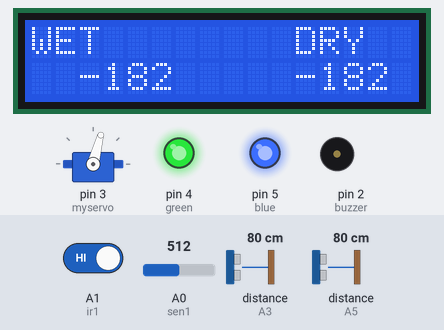
A sketch run on a simulated Arduino Uno, built with avr-gcc and run on an emulated ATmega328P. On the bench: 16×2 character LCD, servo, output pins drawn as LEDs (lit = HIGH), buzzer (waves = sounding, pin HIGH). Wiring (inferred from the names in the program): 2 × ultrasonic range finder: trigger A2, echo A3 / trigger A4, echo A5. The test bench sets the inputs (shaded band); at power-on: A1 (ir1) HIGH, A0 (sen1) = 512, distance to the obstacle (sensors on A3, A5) 80 cm. The echo pulse lasts 58.3 µs per cm; pins used as bus, display or sensor lines are not drawn; what the sketch prints to the serial monitor is not drawn.

Above: at 8.2 s.
8.3 s: A1 (ir1) driven LOW
At 10.2 s:
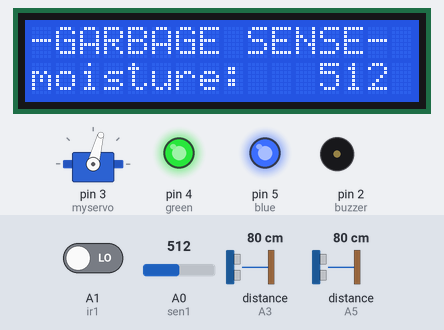
17.5 s: A0 (sen1) set to 1010
At 20.6 s:
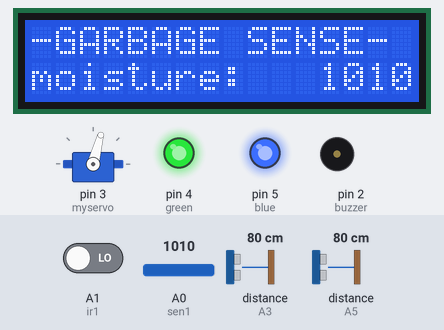
20.9 s: A0 (sen1) set to 1023
At 22.5 s:
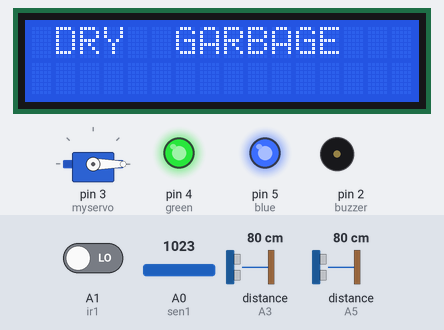
28.2 s: distance to the obstacle (sensor on A3) set to 2 cm
At 29.4 s:
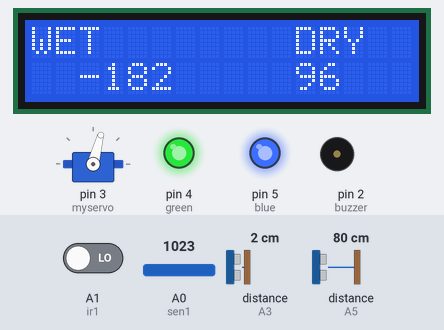
31.5 s: A0 (sen1) set to 900
At 32.8 s:
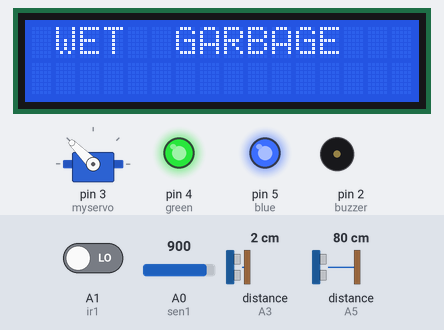
Timing chart, 0 to 34.5 s (numbered marks = the images above; inputs shaded):
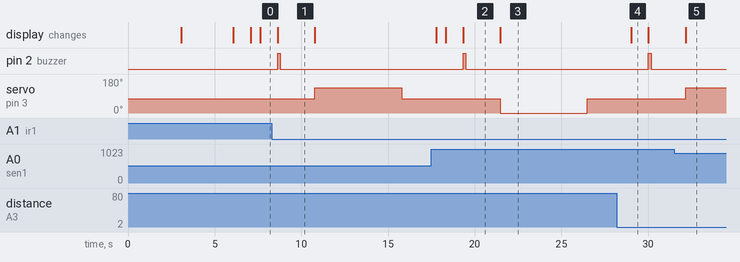

The sketch:

New_Final_Code_For_Autimatic_Waste_Segregation_System.ino
```cpp
#include <Blynk.h>

#include <ESP8266_Lib.h>


#define BLYNK_PRINT Serial
#include <ESP8266_Lib.h>
#include <BlynkSimpleShieldEsp8266.h>
char auth[] = "g_rmdk7Qdme5wVyx1Zzd3axdCml_MJLk";
char ssid[] = "Mywifi";
char pass[] = "123456789";
SimpleTimer timer;
#define ESP8266_BAUD 115200
ESP8266 wifi(&Serial);
////////////////////////////////////////////
#include <LiquidCrystal.h>
LiquidCrystal lcd(6,7,8,9,10,11);//RS,EN,D4,D5,D6,D7
#include <Servo.h>
#define ir1 A1
#define sen1 A0 // moisture
#define buzzer 2
#define trigPin1 A4////right
#define echoPin1 A5
#define trigPin2 A2  //// front
#define echoPin2 A3
#define green 4
#define blue 5
int lvl1=0;
 int lvl2=0;
long duration, distance,sensor1,sensor2; // us variable
int onetime=0,onetime1=0 ;
int wet=0,moisture=0,object=0,cabin2=0,c1=0,c2=0;
Servo myservo;  // create servo object to control a servo
// twelve servo objects can be created on most board


void setup()
{

  Serial.begin(9600);
 lcd.begin(16, 2);//initializing LCD
 lcd.setCursor(0,0);
 lcd.print("Automatic WASTE");
 delay(3000);
 lcd.setCursor(0,1);
 lcd.print("Segregation sys");
 delay(3000);
 pinMode(ir1,INPUT);
 pinMode(sen1,INPUT);
 pinMode(buzzer,OUTPUT);
 pinMode(trigPin1, OUTPUT);
 pinMode(echoPin1, INPUT);
 pinMode(trigPin2, OUTPUT);
 pinMode(echoPin2, INPUT);
  pinMode(green, OUTPUT);
  pinMode(blue, OUTPUT);
   digitalWrite(green,HIGH);
    digitalWrite(blue,HIGH);
 myservo.attach(3);  // attaches the servo on pin 9 to the servo object
 myservo.write(75);
 delay(10);
  lcd.clear();
 lcd.print("connecting.....");
 //Blynk.begin(auth, wifi, ssid, pass);
 lcd.clear();
 lcd.print("connected.....");
 delay(1000);
 lcd.clear();
}

void loop()
{
  //Blynk.run();
  timer.run();
 moisture=analogRead(sen1);
 Serial.print("moisture = ");
 Serial.println(moisture);
 delay(500);
 //////////////////////////////////////////////////////
 ultrasensor(trigPin1, echoPin1);
 sensor1 = distance;
 delay(10);
 ultrasensor(trigPin2, echoPin2);
 sensor2 = distance;
 delay(10);
 Serial.println(sensor1);
 Serial.println(sensor2);
 lvl1=(28-sensor1)*3.57143;
 lvl2=(28-sensor2)*3.57143;
 Serial.println(lvl1);
 Serial.println(lvl2);
 lcd.clear();
 lcd.setCursor(0,0);
 lcd.print("WET        DRY");
 lcd.setCursor(2,1);
 lcd.print(lvl1);
 lcd.setCursor(11,1);
 lcd.print(lvl2);
 delay(1000);

 /////////////////////////////////////////////////////
 object=digitalRead(ir1);
 moisture=analogRead(sen1);
 if(object==LOW)
 {
  Serial.println(object);
  lcd.clear();
  moisture=analogRead(sen1);
  lcd.setCursor(0,0);
  lcd.print("-GARBAGE SENSE-");
 lcd.setCursor(0,1);
 lcd.print("moisture: ");
 lcd.setCursor(12,1);
 lcd.print(moisture);
  digitalWrite(buzzer,HIGH);
  delay(150);
  digitalWrite(buzzer,LOW);
  delay(1000);
  moisture=analogRead(sen1);
  Serial.print("moisture = ");
  Serial.println(moisture);
  delay(500);
  moisture=analogRead(sen1);
  Serial.print("moisture = ");
  Serial.println(moisture);
   delay(500);
   if(moisture>1022)
   {
    lcd.clear();
    lcd.setCursor(0,0);
    lcd.print(" DRY  GARBAGE");
    myservo.write(0);
    delay(5000);
    myservo.write(75);
    delay(2000);
    Serial.println("wet");
   }
   else if(moisture>=0)
   {
    lcd.clear();
    lcd.setCursor(0,0);
    lcd.print(" WET  GARBAGE");
    myservo.write(135);
    delay(5000);
    myservo.write(75);
    delay(2000);
    Serial.println("moisture");
    lcd.clear();
   }
  }
 }
void sendSensor()
{
 Blynk.virtualWrite(V5, lvl1); // Humidity for gauge
 Blynk.virtualWrite(V6, lvl2); // Temperature for gauge
}
 void ultrasensor(int trigPin,int echoPin)
 {
  digitalWrite(trigPin, LOW);  // Added this line
  delayMicroseconds(2); // Added this line
  digitalWrite(trigPin, HIGH);
  delayMicroseconds(10); // Added this line
  digitalWrite(trigPin, LOW);
  duration = pulseIn(echoPin, HIGH);
  distance = (duration/ 58.31);
 }
```

Measured:
- the behaviour switches between 1022 and 1023 on A0 (sen1) (found by bisection; images 2 and 3)
- after the input at 8.3 s, pin 2 (buzzer): LOW → HIGH after 0.33 s, → LOW 0.15 s later; servo on pin 3 (myservo): 75° → 135° after 2.5 s, → 75° 5.0 s later; the display: changes after 0.33 s (image 1)
- after the input at 20.9 s, the display: changes after 0.59 s (image 3)
- after the input at 31.5 s, servo on pin 3 (myservo): 75° → 135° after 0.68 s; the display: changes after 0.68 s (image 5)
- what the display in image 1 shows lasts 2.2 s, from 8.6 s to 10.8 s
- what the display in image 4 shows lasts 1.0 s, from 29.0 s to 30.0 s
